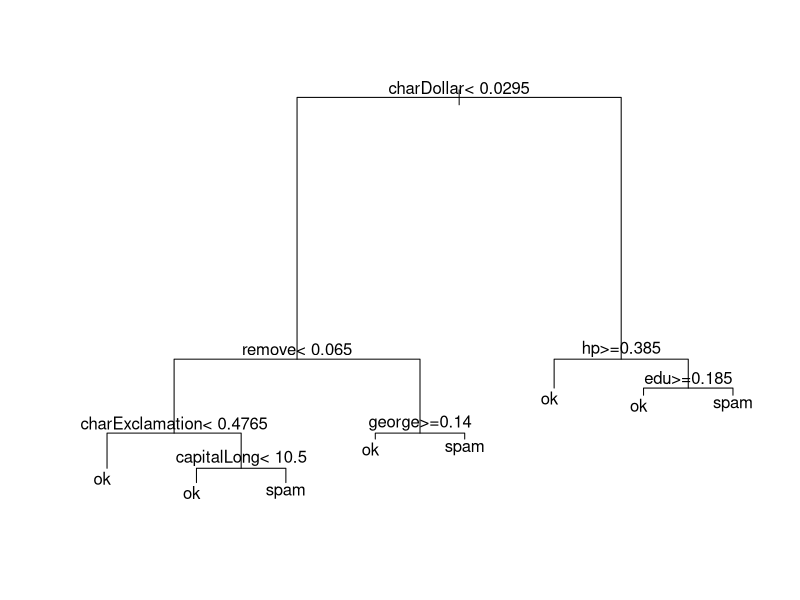
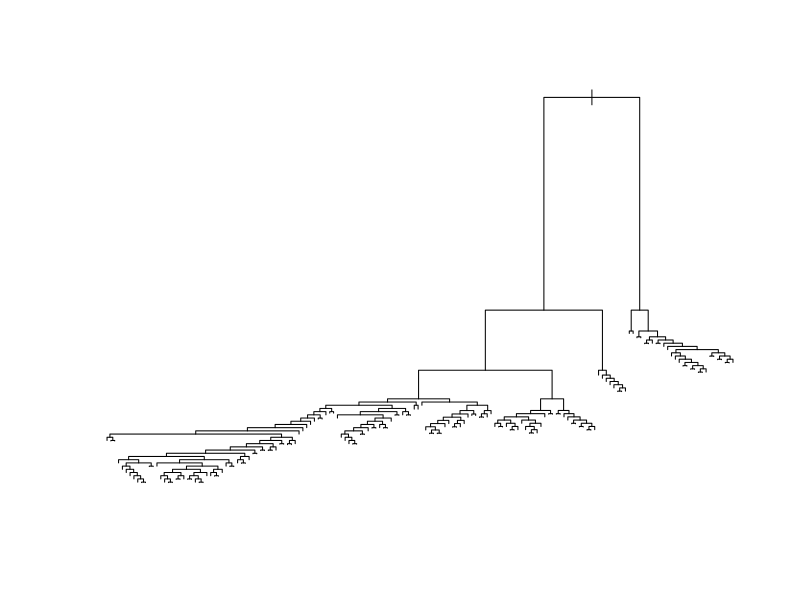
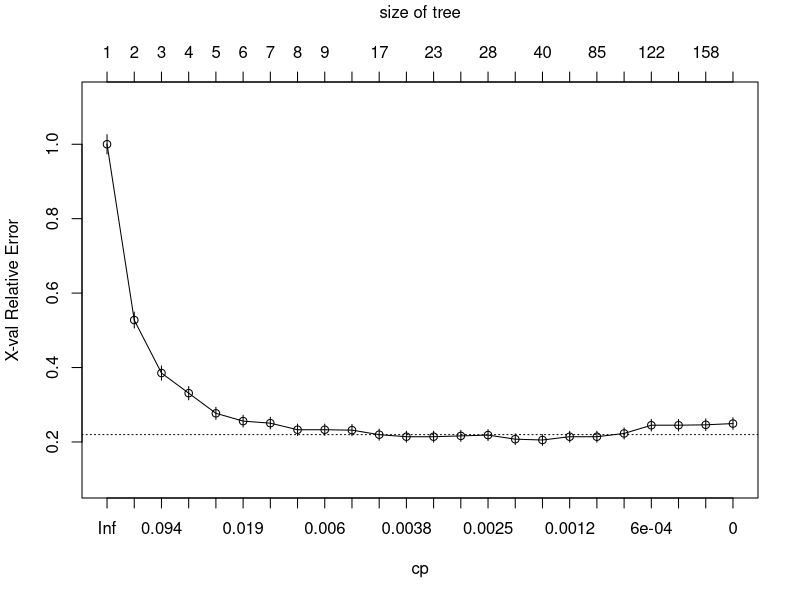
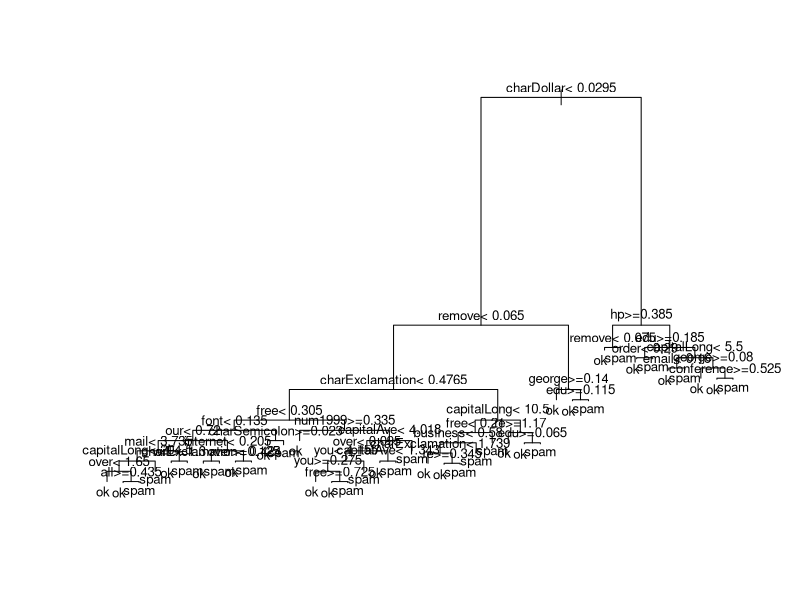
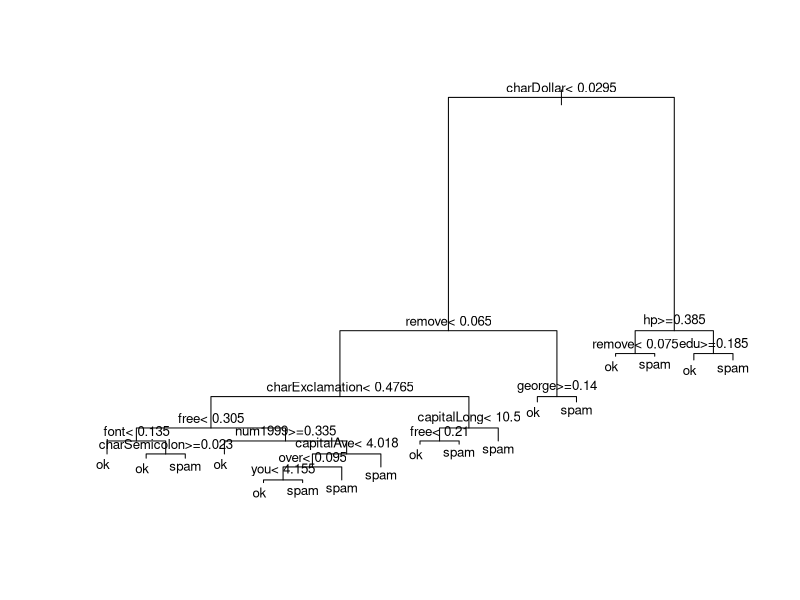
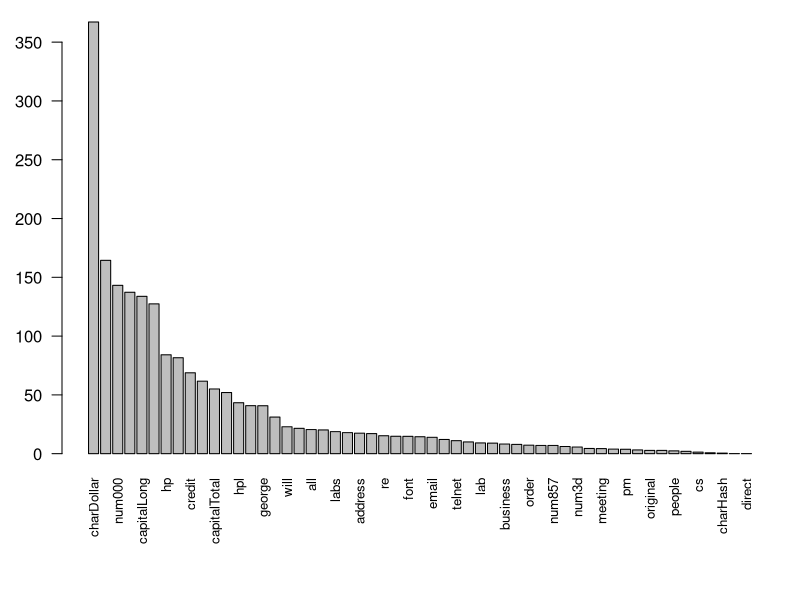

These charts were generated, in order, by the following R code:
####Classification And Regression Trees,CART####
library(rpart)
library(kernlab)
data("spam", package = "kernlab")
set.seed(9146301)
#yTable <- table(spam$type)
levels(spam$type) <- c("ok", "spam")
yTable <- table(spam$type)
indApp <- c(sample(1:yTable[2], yTable[2]/2),
            sample((yTable[2] + 1):nrow(spam), yTable[1]/2))
spamApp <- spam[indApp, ]
spamTest <- spam[-indApp, ]
treeDef <- rpart(type ~ ., data = spamApp)
print(treeDef, digits = 2)
plot(treeDef)
text(treeDef, xpd = TRUE)
set.seed(601334)
treeMax <- rpart(type ~ ., data = spamApp, minsplit = 2, cp = 0)
plot(treeMax)
treeMax$cptable
plotcp(treeMax)
cpOpt <- treeMax$cptable[which.min(treeMax$cptable[, 4]), 1]
treeOpt <- prune(treeMax, cp = cpOpt)
plot(treeOpt)
text(treeOpt, xpd = TRUE, cex = 0.8)
thres1SE <- sum(treeMax$cptable[
  which.min(treeMax$cptable[, 4]), 4:5])
cp1SE <- treeMax$cptable[
  min(which(treeMax$cptable[, 4] <= thres1SE)), 1]
tree1SE <- prune(treeMax, cp = cp1SE)
plot(tree1SE)
text(tree1SE, xpd = TRUE, cex = 0.8)
errTestTreeMax <- mean(
  predict(treeMax, spamTest, type = "class") != spamTest$type)
errEmpTreeMax <- mean(
  predict(treeMax, spamApp, type = "class") != spamApp$type)
treeStump <- rpart(type ~ ., data = spamApp, maxdepth = 1)
summary(treeStump)
par(mar = c(7, 3, 1, 1) + 0.1)
barplot(treeMax$variable.importance, las = 2, cex.names = 0.8)
